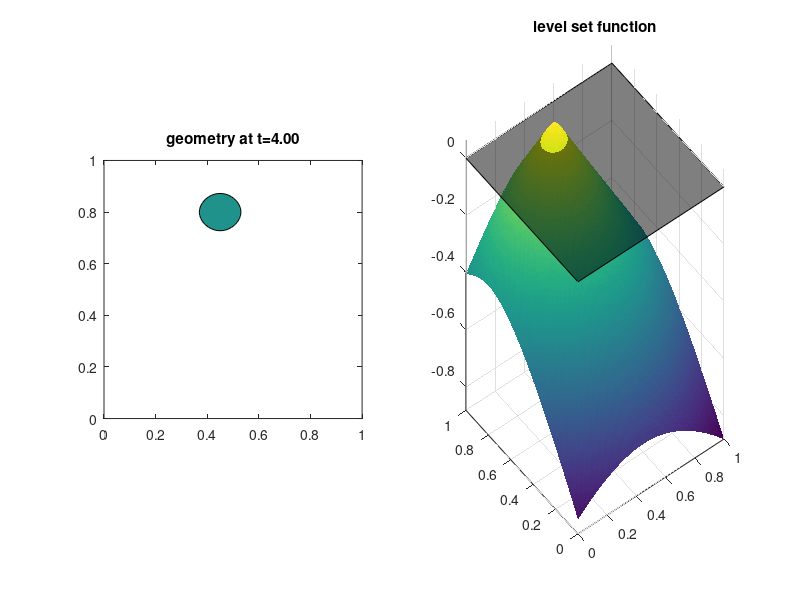

Source code (MATLAB):
function mit18086_levelset_front(method)
%MIT18086_LEVELSET_FRONT
%    Computes the movement of fronts under a given velocity field
%    using the level set method. The iteration scheme is first order
%    accurate, and a reinitialization iteration is used.
%    The front velocity can be chosen to be constant or proportional
%    to the negative curvature.

% 03/2008 by Benjamin Seibold
% Feel free to modify for teaching and learning.
%-----------------------------------------------------------------------
n = 90;       % number of space gridpoints
dt = 8e-3;    % time step
tf = 4e-0;    % final time
nr = 2;       % number of reinitialization steps
nsteps = 40;  % number of steps with graphic output
%-----------------------------------------------------------------------
if nargin<1, method = 2; end
nt = ceil(tf/dt); dt = tf/nt;
x = linspace(0,1,n)'; h = x(2)-x(1);
[X,Y] = meshgrid(x); ax = [min(x) max(x) min(x) max(x)];
%-----------------------------------------------------------------------
% initial conditions
P = sqrt((X-.45).^2+((Y-.8)*3).^2)-.4;         % place an ellipse
P = max(P,.07-sqrt((X-.6).^2+(Y-.78).^2));     % cut a hole out
P = min(P,max(max(.7-X,X-.87),max(.2-Y,Y-.6))); % add a rectangle
P = min(P,sqrt((X-.3).^2+(Y-.25).^2)-.195);    % add a circle
%-----------------------------------------------------------------------
for it = 1:nt
    switch method
        case 1, F = 5e-2;              % movement with constant velocity
        case 2, F = -curvature(P,h)*5e-3;     % movement under curvature
    end
    P = P-dt*FabsgradP(P,h,F);                        % level set update
    for ir = 1:nr                               % reinitialization steps
        P = P-dt*FabsgradP(P,h,P./sqrt(P.^2+(2*h)^2),1);
    end
    if it==1|floor(nsteps*it/nt)>floor(nsteps*(it-1)/nt) % visualization
        clf
        subplot(1,2,1), contourf(x,x,-P,[0 0],'k-')
        axis equal, axis(ax)
        title(sprintf('geometry at t=%0.2f',it*dt))
        subplot(1,2,2), surf(x,x,-P,'EdgeAlpha',.2), hold on
        patch([0 1 1 0],[0 0 1 1],[0 0 0 0],'k','FaceAlpha',.5)
        hold off, axp = [min(0,min(min(-P))) max(0,max(max(-P)))];
        axis([ax axp]), title('level set function')
        drawnow
    end
end

%=======================================================================

function dP = FabsgradP(P,h,F,c)
if nargin<4, c = 0; if nargin<3, F = 1; end, end
DxP = diff(P)/h;   DxmP = DxP([1 1:end],:); DxpP = DxP([1:end end],:);
DyP = diff(P')'/h; DymP = DyP(:,[1 1:end]); DypP = DyP(:,[1:end end]);
Np = sqrt(max(DxmP,0).^2+min(DxpP,0).^2+max(DymP,0).^2+min(DypP,0).^2);
Nm = sqrt(min(DxmP,0).^2+max(DxpP,0).^2+min(DymP,0).^2+max(DypP,0).^2);
dP = max(F,0).*(Np-c)+min(F,0).*(Nm-c);

function F = curvature(P,h)
% computes curvature by central differences
Pxx = diff(P([1 1:end end],:),2)/h^2;
Pyy = diff(P(:,[1 1:end end])',2)'/h^2;
Px = (P(3:end,:)-P(1:end-2,:))/(2*h); Px = Px([1 1:end end],:);
Py = (P(:,3:end)-P(:,1:end-2))/(2*h); Py = Py(:,[1 1:end end]);
Pxy = (Px(:,3:end)-Px(:,1:end-2))/(2*h); Pxy = Pxy(:,[1 1:end end]);
F = (Pxx.*Py.^2-2*Px.*Py.*Pxy+Pyy.*Px.^2)./(Px.^2+Py.^2).^1.5;
F = min(max(F,-1/h),1/h);
